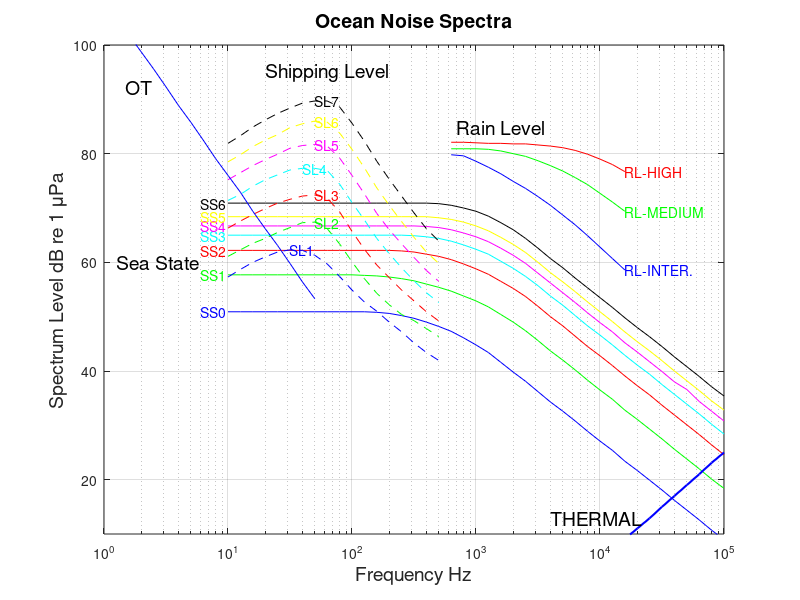

Write MATLAB code to recreate this figure.
% This function will generate sea noise based on values taken from "Ambient
% Noise Standards for Acoustic Modeling and Analysis", Walt Sadowski, NUSC
% Techincal Document 7265, 1984.  This data is saved in a file called
% "SeaNoise.txt".
% PlotOcenNoisev2 was modified to plot all values down to 10 Hz.

clear all
%close all
X = load('SeaNoise.txt');           % load data
f = X(:, 1);                        % Frequencies Hz
SS0 = X(:, 2);  idx2=find(SS0~=0);  % Sea State 0
SS1 = X(:, 3);  idx3=find(SS1~=0);  % Sea State 1
SS2 = X(:, 4);  idx4=find(SS2~=0);  % Sea State 2
SS3 = X(:, 5);  idx5=find(SS3~=0);  % Sea State 3
SS4 = X(:, 6);  idx6=find(SS4~=0);  % Sea State 4
SS5 = X(:, 7);  idx7=find(SS5~=0);  % Sea State 5
SS6 = X(:, 8);  idx8=find(SS6~=0);  % Sea State 6
SL1 = X(:, 9);  idx9=find(SL1~=0);  % Shipping Level 1
SL2 = X(:, 10);  idx10=find(SL2~=0);  % Shipping Level 2
SL3 = X(:, 11);  idx11=find(SL3~=0);  % Shipping Level 3
SL4 = X(:, 12);  idx12=find(SL4~=0);  % Shipping Level 4
SL5 = X(:, 13);  idx13=find(SL5~=0);  % Shipping Level 5
SL6 = X(:, 14);  idx14=find(SL6~=0);  % Shipping Level 6
SL7 = X(:, 15);  idx15=find(SL7~=0);  % Shipping Level 7
OT = X(:, 16);   idx16=find(OT~=0);   % Ocean Turbulence
RL1 = X(:, 17);  idx17=find(RL1~=0);  % Rain Level, Intermediate
RL2 = X(:, 18);  idx18=find(RL2~=0);  % Rain Level, Medium
RL3 = X(:, 19);  idx19=find(RL3~=0);  % Rain Level, Heavy
TH = X(:, 20);  idx20=find(TH~=0);    % Thermal Noise

% Sea state values below where they peak is not same as Urick.  In Urick it
% drops off at about 4 dB per octave going down in frequency from where the
% peak is located.  Here they are flat from the peak down to 10 Hz

% SS5_1 = interp1(f(idx7), SS5(idx7), 5000);
% SS5_1 = interp1(f(idx7), SS5(idx7), [400 : 100 : 10000]);

% The following is the Beaufort Number - Sea-state relationship
% From Urick Table 1-1, Ambient Noise in The Sea, 1984
%                           Wind Speed
% Beaufort #    Sea State   Knots   m/s
%   0               0       <1      0-0.2
%   1               0.5     1-3     0.3-1.5
%   2               1       4-6     1.6-3.3
%   3               2       7-10    3.4-5.4
%   4               3       11-16   5.5-7.9
%   5               4       17-21   8.0-10.7
%   6               5       22-27   10.8-13.8
%   7               6       28-33   13.9-17.1
%   8               6       34-40   17.2-20.7

figure
set(1,'Position', [15 490 825 500])
semilogx(f(idx2), SS0(idx2), 'b', f(idx3), SS1(idx3), 'g', ...
         f(idx4), SS2(idx4), 'r', f(idx5), SS3(idx5), 'c', ...
         f(idx6), SS4(idx6), 'm', f(idx7), SS5(idx7), 'y', ...
         f(idx8), SS6(idx8), 'k', ...
         f(idx9), SL1(idx9), 'b--', f(idx10), SL2(idx10), 'g--', ...
         f(idx11), SL3(idx11), 'r--', f(idx12), SL4(idx12), 'c--', ...
         f(idx13), SL5(idx13), 'm--', f(idx14), SL6(idx14), 'y--', ...
         f(idx15), SL7(idx15), 'k--',...
         f(idx16), OT(idx16), 'b', f(idx17), RL1(idx17), 'b', ...
         f(idx18), RL2(idx18), 'g', f(idx19), RL3(idx19), 'r', ...
         f(idx20), TH(idx20), 'b', ...
         'LineWidth', 1.5);  grid

text(1.25, 60, 'Sea State','FontSize',14)
text(f(idx2(1))-4, SS0(idx2(1)), 'SS0','Color', 'b')
text(f(idx3(1))-4, SS1(idx3(1)), 'SS1','Color', 'g')
text(f(idx4(1))-4, SS2(idx4(1)), 'SS2','Color', 'r')
text(f(idx5(1))-4, SS3(idx5(1)), 'SS3','Color', 'c')
text(f(idx6(1))-4, SS4(idx6(1)), 'SS4','Color', 'm')
text(f(idx7(1))-4, SS5(idx7(1)), 'SS5','Color', 'y')
text(f(idx8(1))-4, SS6(idx8(1)), 'SS6','Color', 'k')

SL1mx = min(find(SL1 == max(SL1)));
SL2mx = min(find(SL2 == max(SL2)));
SL3mx = min(find(SL3 == max(SL3)));
SL4mx = min(find(SL4 == max(SL4)));
SL5mx = min(find(SL5 == max(SL5)));
SL6mx = min(find(SL6 == max(SL6)));
SL7mx = min(find(SL7 == max(SL7)));
text(20, 95,'Shipping Level','FontSize',14)
text(f(SL1mx), SL1(SL1mx), 'SL1','Color', 'b')
text(f(SL2mx), SL2(SL2mx), 'SL2','Color', 'g')
text(f(SL3mx), SL3(SL3mx), 'SL3','Color', 'r')
text(f(SL4mx), SL4(SL4mx), 'SL4','Color', 'c')
text(f(SL5mx), SL5(SL5mx), 'SL5','Color', 'm')
text(f(SL6mx), SL6(SL6mx), 'SL6','Color', 'y')
text(f(SL7mx), SL7(SL7mx), 'SL7','Color', 'k')

text(1.5, OT(idx16(6)), 'OT','FontSize',14)

text(700, 85, 'Rain Level','FontSize',14)
text(f(idx17(end)), RL1(idx17(end)), 'RL-INTER.','Color', 'b')
text(f(idx18(end)), RL2(idx18(end)), 'RL-MEDIUM','Color', 'g')
text(f(idx19(end)), RL3(idx19(end)), 'RL-HIGH','Color', 'r')

text(4000, TH(idx20(7)), 'THERMAL','FontSize',14)

axis([0 1e5 10 100])
xlabel('Frequency Hz','FontSize',14)
ylabel('Spectrum Level dB re 1 {\mu}Pa','FontSize',14)
title('Ocean Noise Spectra','FontSize',14)
% legend('SS0', 'SS1', 'SS2', 'SS3', 'SS4', 'SS5', 'SS6', ...
%        'SL1', 'SL2', 'SL3', 'SL4', 'SL5', 'SL6', 'SL7', ...
%        'OT','RI', 'RM', 'RH', 'TH', 'Location', 'EastOutside')
